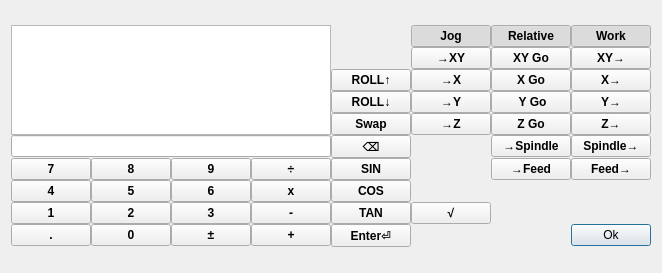
<?xml version="1.0" encoding="UTF-8"?>
<ui version="4.0">
 <class>RpnKeypadDialog</class>
 <widget class="QDialog" name="RpnKeypadDialog">
  <property name="geometry">
   <rect>
    <x>0</x>
    <y>0</y>
    <width>658</width>
    <height>273</height>
   </rect>
  </property>
  <property name="windowTitle">
   <string>RPN Calc</string>
  </property>
  <property name="modal">
   <bool>true</bool>
  </property>
  <layout class="QGridLayout" name="gridLayout_2">
   <item row="0" column="0">
    <layout class="QGridLayout" name="gridLayout" rowstretch="0,0,0,0,0,0,0,0,0,0" columnstretch="0,0,0,0,0,0,0,0,0">
     <property name="sizeConstraint">
      <enum>QLayout::SetDefaultConstraint</enum>
     </property>
     <property name="spacing">
      <number>0</number>
     </property>
     <item row="8" column="0">
      <widget class="QPushButton" name="button_1">
       <property name="styleSheet">
        <string notr="true">    font: bold;</string>
       </property>
       <property name="text">
        <string>1</string>
       </property>
      </widget>
     </item>
     <item row="9" column="3">
      <widget class="QPushButton" name="button_sum">
       <property name="styleSheet">
        <string notr="true">    font: bold;</string>
       </property>
       <property name="text">
        <string>+</string>
       </property>
      </widget>
     </item>
     <item row="8" column="3">
      <widget class="QPushButton" name="button_subtract">
       <property name="styleSheet">
        <string notr="true">    font: bold;</string>
       </property>
       <property name="text">
        <string>-</string>
       </property>
      </widget>
     </item>
     <item row="9" column="0">
      <widget class="QPushButton" name="button_dot">
       <property name="styleSheet">
        <string notr="true">    font: bold;</string>
       </property>
       <property name="text">
        <string>.</string>
       </property>
      </widget>
     </item>
     <item row="5" column="4">
      <widget class="QPushButton" name="button_back">
       <property name="styleSheet">
        <string notr="true">    font: bold;</string>
       </property>
       <property name="text">
        <string>⌫</string>
       </property>
      </widget>
     </item>
     <item row="7" column="4">
      <widget class="QPushButton" name="button_cos">
       <property name="styleSheet">
        <string notr="true">    font: bold;</string>
       </property>
       <property name="text">
        <string>COS</string>
       </property>
      </widget>
     </item>
     <item row="8" column="4">
      <widget class="QPushButton" name="button_tan">
       <property name="styleSheet">
        <string notr="true">    font: bold;</string>
       </property>
       <property name="text">
        <string>TAN</string>
       </property>
      </widget>
     </item>
     <item row="8" column="1">
      <widget class="QPushButton" name="button_2">
       <property name="styleSheet">
        <string notr="true">    font: bold;</string>
       </property>
       <property name="text">
        <string>2</string>
       </property>
      </widget>
     </item>
     <item row="5" column="0" colspan="4">
      <widget class="QLineEdit" name="lineEdit"/>
     </item>
     <item row="9" column="2">
      <widget class="QPushButton" name="button_plus_minus">
       <property name="styleSheet">
        <string notr="true">    font: bold;</string>
       </property>
       <property name="text">
        <string>±</string>
       </property>
      </widget>
     </item>
     <item row="6" column="1">
      <widget class="QPushButton" name="button_8">
       <property name="styleSheet">
        <string notr="true">    font: bold;</string>
       </property>
       <property name="text">
        <string>8</string>
       </property>
      </widget>
     </item>
     <item row="6" column="2">
      <widget class="QPushButton" name="button_9">
       <property name="styleSheet">
        <string notr="true">    font: bold;</string>
       </property>
       <property name="text">
        <string>9</string>
       </property>
      </widget>
     </item>
     <item row="7" column="2">
      <widget class="QPushButton" name="button_6">
       <property name="styleSheet">
        <string notr="true">    font: bold;</string>
       </property>
       <property name="text">
        <string>6</string>
       </property>
      </widget>
     </item>
     <item row="9" column="8">
      <widget class="QPushButton" name="button_ok">
       <property name="text">
        <string>Ok</string>
       </property>
       <property name="autoDefault">
        <bool>true</bool>
       </property>
       <property name="default">
        <bool>true</bool>
       </property>
      </widget>
     </item>
     <item row="8" column="2">
      <widget class="QPushButton" name="button_3">
       <property name="styleSheet">
        <string notr="true">    font: bold;</string>
       </property>
       <property name="text">
        <string>3</string>
       </property>
      </widget>
     </item>
     <item row="6" column="0">
      <widget class="QPushButton" name="button_7">
       <property name="styleSheet">
        <string notr="true">    font: bold;</string>
       </property>
       <property name="text">
        <string>7</string>
       </property>
      </widget>
     </item>
     <item row="9" column="4">
      <widget class="QPushButton" name="button_enter">
       <property name="styleSheet">
        <string notr="true">    font: bold;</string>
       </property>
       <property name="text">
        <string>Enter⏎</string>
       </property>
      </widget>
     </item>
     <item row="7" column="3">
      <widget class="QPushButton" name="button_multiplication">
       <property name="styleSheet">
        <string notr="true">    font: bold;</string>
       </property>
       <property name="text">
        <string>x</string>
       </property>
      </widget>
     </item>
     <item row="6" column="3">
      <widget class="QPushButton" name="button_division">
       <property name="styleSheet">
        <string notr="true">    font: bold;</string>
       </property>
       <property name="text">
        <string>÷</string>
       </property>
      </widget>
     </item>
     <item row="7" column="0">
      <widget class="QPushButton" name="button_4">
       <property name="styleSheet">
        <string notr="true">    font: bold;</string>
       </property>
       <property name="text">
        <string>4</string>
       </property>
      </widget>
     </item>
     <item row="6" column="4">
      <widget class="QPushButton" name="button_sin">
       <property name="styleSheet">
        <string notr="true">    font: bold;</string>
       </property>
       <property name="text">
        <string>SIN</string>
       </property>
      </widget>
     </item>
     <item row="7" column="1">
      <widget class="QPushButton" name="button_5">
       <property name="styleSheet">
        <string notr="true">    font: bold;</string>
       </property>
       <property name="text">
        <string>5</string>
       </property>
      </widget>
     </item>
     <item row="9" column="1">
      <widget class="QPushButton" name="button_0">
       <property name="styleSheet">
        <string notr="true">    font: bold;</string>
       </property>
       <property name="text">
        <string>0</string>
       </property>
      </widget>
     </item>
     <item row="8" column="5">
      <widget class="QPushButton" name="button_sqrt">
       <property name="styleSheet">
        <string notr="true">    font: bold;</string>
       </property>
       <property name="text">
        <string>√</string>
       </property>
      </widget>
     </item>
     <item row="4" column="4">
      <widget class="QPushButton" name="button_swap">
       <property name="styleSheet">
        <string notr="true">    font: bold;</string>
       </property>
       <property name="text">
        <string>Swap</string>
       </property>
      </widget>
     </item>
     <item row="0" column="0" rowspan="5" colspan="4">
      <widget class="QTextEdit" name="textEdit"/>
     </item>
     <item row="3" column="4">
      <widget class="QPushButton" name="button_roll_down">
       <property name="styleSheet">
        <string notr="true">    font: bold;</string>
       </property>
       <property name="text">
        <string>ROLL↓</string>
       </property>
      </widget>
     </item>
     <item row="2" column="4">
      <widget class="QPushButton" name="button_roll_up">
       <property name="styleSheet">
        <string notr="true">    font: bold;</string>
       </property>
       <property name="text">
        <string>ROLL↑</string>
       </property>
      </widget>
     </item>
     <item row="6" column="8">
      <widget class="QPushButton" name="button_push_feed">
       <property name="styleSheet">
        <string notr="true">    font: bold;</string>
       </property>
       <property name="text">
        <string>Feed→</string>
       </property>
      </widget>
     </item>
     <item row="5" column="8">
      <widget class="QPushButton" name="button_push_spindle">
       <property name="styleSheet">
        <string notr="true">    font: bold;</string>
       </property>
       <property name="text">
        <string>Spindle→</string>
       </property>
      </widget>
     </item>
     <item row="4" column="8">
      <widget class="QPushButton" name="button_push_z">
       <property name="styleSheet">
        <string notr="true">    font: bold;</string>
       </property>
       <property name="text">
        <string>Z→</string>
       </property>
      </widget>
     </item>
     <item row="3" column="8">
      <widget class="QPushButton" name="button_push_y">
       <property name="styleSheet">
        <string notr="true">    font: bold;</string>
       </property>
       <property name="text">
        <string>Y→</string>
       </property>
      </widget>
     </item>
     <item row="2" column="8">
      <widget class="QPushButton" name="button_push_x">
       <property name="styleSheet">
        <string notr="true">    font: bold;</string>
       </property>
       <property name="text">
        <string>X→</string>
       </property>
      </widget>
     </item>
     <item row="1" column="8">
      <widget class="QPushButton" name="button_push_xy">
       <property name="styleSheet">
        <string notr="true">    font: bold;</string>
       </property>
       <property name="text">
        <string>XY→</string>
       </property>
      </widget>
     </item>
     <item row="4" column="6">
      <widget class="QPushButton" name="button_go_z">
       <property name="styleSheet">
        <string notr="true">    font: bold;</string>
       </property>
       <property name="text">
        <string>Z Go</string>
       </property>
      </widget>
     </item>
     <item row="3" column="6">
      <widget class="QPushButton" name="button_go_y">
       <property name="styleSheet">
        <string notr="true">    font: bold;</string>
       </property>
       <property name="text">
        <string> Y Go</string>
       </property>
      </widget>
     </item>
     <item row="2" column="6">
      <widget class="QPushButton" name="button_go_x">
       <property name="styleSheet">
        <string notr="true">    font: bold;</string>
       </property>
       <property name="text">
        <string>X Go</string>
       </property>
      </widget>
     </item>
     <item row="1" column="6">
      <widget class="QPushButton" name="button_go_xy">
       <property name="styleSheet">
        <string notr="true">    font: bold;</string>
       </property>
       <property name="text">
        <string>XY Go</string>
       </property>
      </widget>
     </item>
     <item row="4" column="5">
      <widget class="QPushButton" name="button_set_z">
       <property name="styleSheet">
        <string notr="true">    font: bold;</string>
       </property>
       <property name="text">
        <string>→Z</string>
       </property>
      </widget>
     </item>
     <item row="3" column="5">
      <widget class="QPushButton" name="button_set_y">
       <property name="styleSheet">
        <string notr="true">    font: bold;</string>
       </property>
       <property name="text">
        <string>→Y</string>
       </property>
      </widget>
     </item>
     <item row="2" column="5">
      <widget class="QPushButton" name="button_set_x">
       <property name="styleSheet">
        <string>    font: bold;</string>
       </property>
       <property name="text">
        <string>→X</string>
       </property>
      </widget>
     </item>
     <item row="1" column="5">
      <widget class="QPushButton" name="button_set_xy">
       <property name="styleSheet">
        <string>    font: bold;</string>
       </property>
       <property name="text">
        <string>→XY</string>
       </property>
      </widget>
     </item>
     <item row="0" column="8">
      <widget class="QPushButton" name="toggle_work_machine">
       <property name="styleSheet">
        <string notr="true">    font: bold;</string>
       </property>
       <property name="text">
        <string>Work</string>
       </property>
       <property name="checkable">
        <bool>true</bool>
       </property>
       <property name="checked">
        <bool>true</bool>
       </property>
      </widget>
     </item>
     <item row="0" column="6">
      <widget class="QPushButton" name="toggle_relative_absolute">
       <property name="styleSheet">
        <string notr="true">    font: bold;</string>
       </property>
       <property name="text">
        <string>Relative</string>
       </property>
       <property name="checkable">
        <bool>true</bool>
       </property>
       <property name="checked">
        <bool>true</bool>
       </property>
      </widget>
     </item>
     <item row="5" column="6">
      <widget class="QPushButton" name="button_set_spindle">
       <property name="styleSheet">
        <string notr="true">    font: bold;</string>
       </property>
       <property name="text">
        <string>→Spindle</string>
       </property>
      </widget>
     </item>
     <item row="6" column="6">
      <widget class="QPushButton" name="button_set_feed">
       <property name="styleSheet">
        <string notr="true">    font: bold;</string>
       </property>
       <property name="text">
        <string>→Feed</string>
       </property>
      </widget>
     </item>
     <item row="0" column="5">
      <widget class="QPushButton" name="toggle_jog_cut">
       <property name="styleSheet">
        <string notr="true">    font: bold;</string>
       </property>
       <property name="text">
        <string>Jog</string>
       </property>
       <property name="checkable">
        <bool>true</bool>
       </property>
       <property name="checked">
        <bool>true</bool>
       </property>
      </widget>
     </item>
    </layout>
   </item>
  </layout>
 </widget>
 <resources/>
 <connections/>
</ui>
